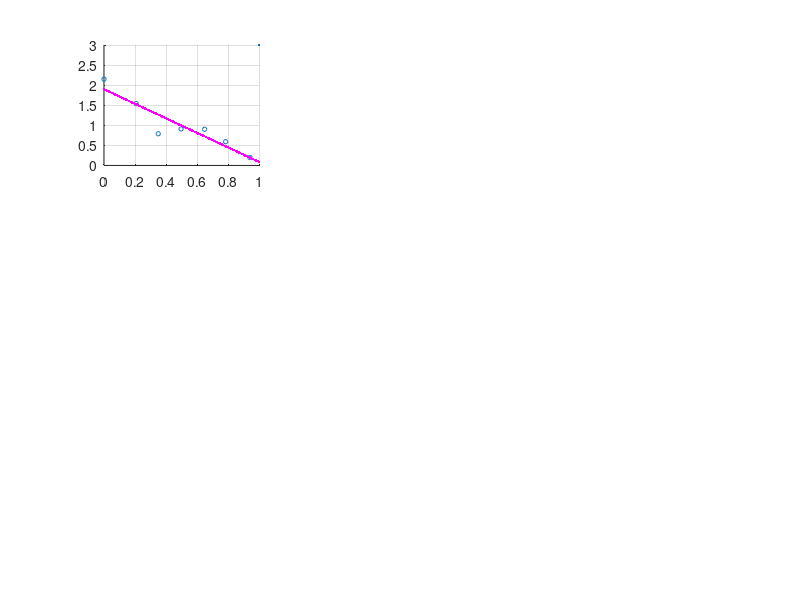

Write MATLAB code to recreate this figure. (Note: this script raises an error after producing the figure.)
clear ; close all;
%percent of way in semester
x =[0  0.2072  0.3494 0.4965  0.6485  0.7833  0.9400]';
%bank balance ($K)
y =[2.150 1.541  0.790 0.909  0.901  0.593 0.198]' ;


scatter(x, y, 10, MarkerFaceColor='red', MarkerEdgeColor='blue')
grid on

D = [1, 3, 5];
L = [0, 0.001, 1];
pos = 1;

for i = 1:length(D)
    % set the degree for this run
    degree = D(i);
    for j = 1:length(L)
        % set the lambda for this run
        lambda = L(j);

        subplot(3,3,pos)
        scatter(x, y, 10, MarkerFaceColor='red', MarkerEdgeColor='blue')
        grid on
        % with d and lambda set, calculate the stuff
        X = ones(length(x), degree+1);
        % populate the matrix
        for k = 1:degree
            X(:, k+1) = x.^k;
        end
        
        % compute the coefficents with regularizer
        I = eye(degree+1);
        I(1,1) = 0; % set the top left element to zero to exclude regularization of the constant term
        theta = (X'*X + lambda*I)\(X'*y);
        
        % use those coefficients in plot
        x_fit = linspace(0, 1, 100)';

        % plot the appropriate graph for the degree
        if degree == D(1)
            y_fit = theta(1) + theta(2)*x_fit;
        elseif degree == D(2)
            y_fit = theta(1) + theta(2)*x_fit + theta(3)*x_fit.^2 + theta(4)*x_fit.^3;
        elseif degree == D(3)
            y_fit = theta(1) + theta(2)*x_fit + theta(3)*x_fit.^2 + theta(4)*x_fit.^3 + theta(5)*x_fit.^4 + theta(6)*x_fit.^5;
        end
        
        % calculate the avgSqErr
        avgSqErr=sum((y-X*theta).^2)./length(y);

        hold on
        plot(x_fit, y_fit, '.m', LineWidth=3)
        title(sprintf('D=%1.0f, \\lambda=%1.3f',degree, lambda), FontSize=8, FontWeight="normal")

        % increment position for next subplot
        pos = pos + 1;

    end
end

print -dpng HW3Q7.png
